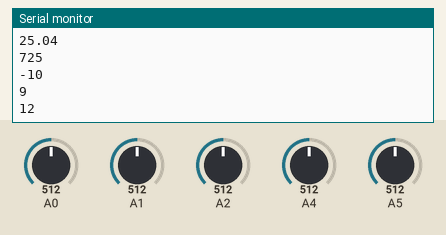
The sketch below on a simulated Arduino Uno, built with avr-gcc and run on an emulated ATmega328P. On the bench: the last lines printed to the serial monitor. The inputs (shaded band) are chosen by the test bench; at power-on: A1 = 512, A5 = 512, A0 = 512, A2 = 512, A4 = 512.

Above: at 2.7 s.
2.8 s: A1 set to 504
At 2.97 s:
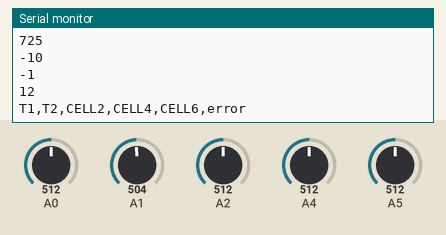
8.8 s: A5 set to 340
At 9.07 s:
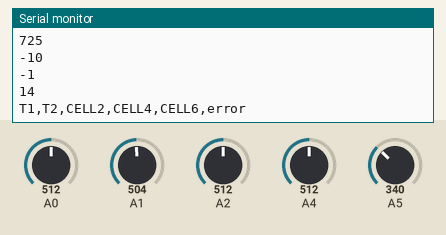
11.8 s: A5 set to 309
Timing chart, 0 to 14.3 s (numbered marks = the images above; inputs shaded):
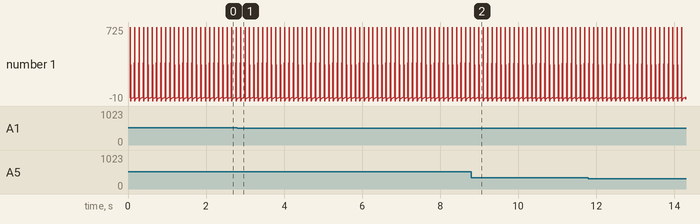

The sketch:

GLVSBMS.ino
```cpp
#include <CAN.h>

#define CELL_2 A0
#define CELL_4 A2
#define CELL_6 A1
#define TEMP_1 A4
#define TEMP_2 A5
#define VOLTCONST1 1.417
#define VOLTCONST2 1.395
#define VOLTCONST3 1.415
#define SAMPLES 20

#define THERMISTORNOMINAL 10000
// temp. for nominal resistance (almost always 25 C)
#define TEMPERATURENOMINAL 25

#define BCOEFFICIENT 4300
// the value of the 'other' resistor
#define SERIESRESISTOR 10000


float temp1 = 0;
float temp2 = 0;
int cell2 = 0;
int cell4 = 0;
int cell6 = 0;
byte error = 0;   // overtemp, tempbreak, overvoltage, undervoltage


void setup() {
  Serial.begin(9600);
  while (!Serial);

  Serial.println("CAN Sender");

  // start the CAN bus at 500 kbps
  if (!CAN.begin(1000E3)) {
    Serial.println("Starting CAN failed!");
//    while (1);
  }
}

void loop() {

  error = 0;

  temp1 = (float)sample(TEMP_1);
  temp1 = (10000*(1023-temp1))/temp1;

  temp1 = temp1 / THERMISTORNOMINAL;     // (R/Ro)
  temp1 = log(temp1);                  // ln(R/Ro)
  temp1 /= BCOEFFICIENT;                   // 1/B * ln(R/Ro)
  temp1 += 1.0 / (TEMPERATURENOMINAL + 273.15); // + (1/To)
  temp1 = 1.0 / temp1;                 // Invert
  temp1 -= 273.15;                         // convert to C

  temp2 = (float)sample(TEMP_2);
  temp2 = (10000*(1023-temp2))/temp2;
  temp2 = temp2 / THERMISTORNOMINAL;     // (R/Ro)
  temp2 = log(temp2);                  // ln(R/Ro)
  temp2 /= BCOEFFICIENT;                   // 1/B * ln(R/Ro)
  temp2 += 1.0 / (TEMPERATURENOMINAL + 273.15); // + (1/To)
  temp2 = 1.0 / temp2;                // Invert
  temp2 -= 273.15;                         // convert to C

  cell2 = (float)sample(CELL_2) * VOLTCONST1;
  cell4 = (float)sample(CELL_4) * VOLTCONST2 - cell2;
  cell6 = (float)sample(CELL_6) * VOLTCONST3 - cell4 - cell2;

  if(temp1 > 60 || temp2 > 60){
    error |= 0x01;
  }
  if(temp1 < 20 || temp2 < 20){
    error |= 0x02;
  }
  if(cell2 > 425 || cell4 > 425 || cell6 > 425){
    error |= 0x04;
  }
  if(cell2 < 340 || cell4 < 340 || cell6 < 340){
    error |= 0x08;
  }

  CAN.beginPacket(0x12); //set packet ID

  Serial.println("T1,T2,CELL2,CELL4,CELL6,error");
  Serial.println(temp1);
  Serial.println(temp2);
  Serial.println(cell2);
  Serial.println(cell4);
  Serial.println(cell6);
  Serial.println(error);

  delay(100);
}

int sample(int pin) {
  int cal = 0;
  for (int i = 0; i < SAMPLES; i++) {
    cal += analogRead(pin);
  }
  cal /= SAMPLES;
  return cal;
}
```

Measured:
- the behaviour switches between 512 and 511 on A1 (found by bisection; images 0 and 1)
- after the input at 2.8 s, the serial monitor: prints a new line after 0.10 s (image 1)
- after the input at 8.8 s, the serial monitor: prints a new line after 0.07 s (image 2)
- plotted number 1: 12 → 14 after the input at 8.8 s, 14 → 8 after the input at 11.8 s
